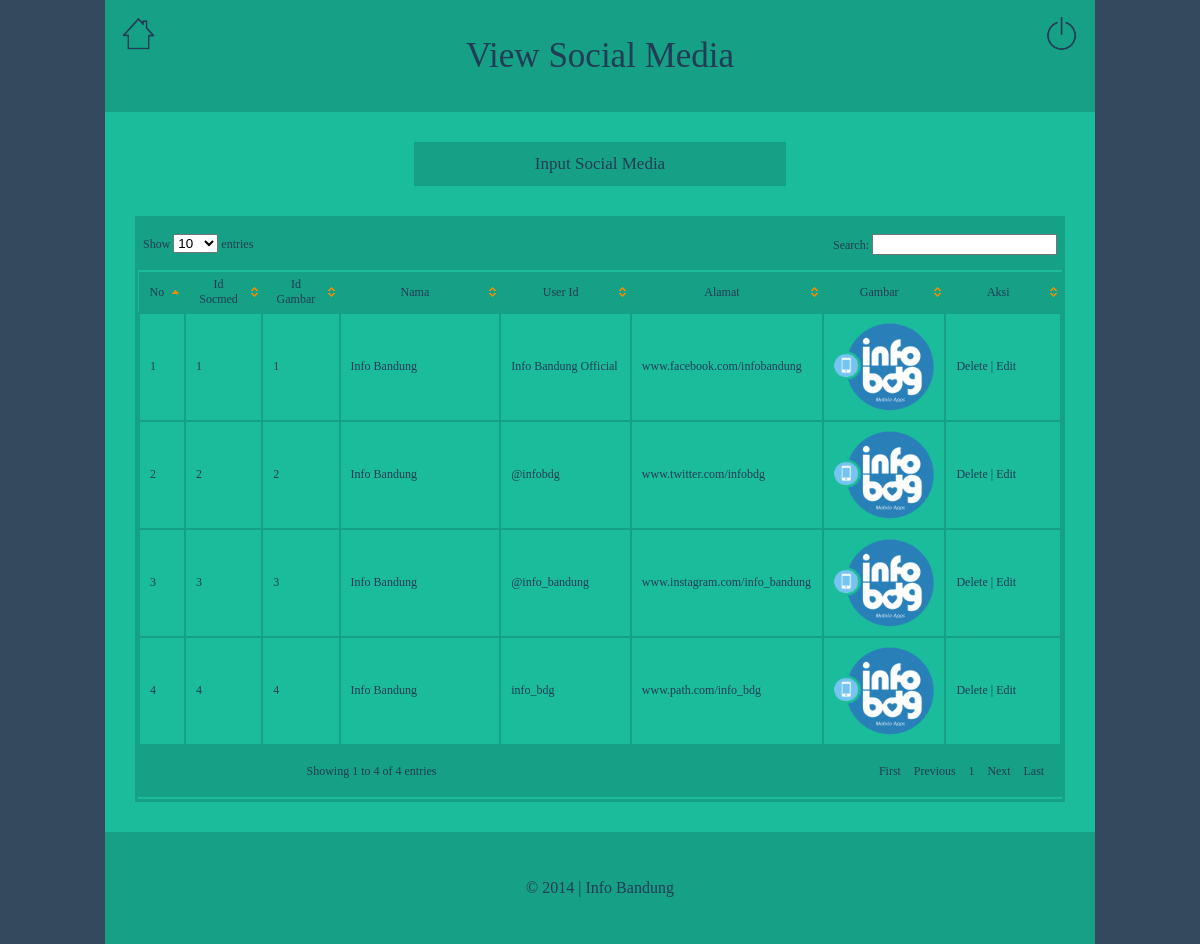
The app's page /info-bandung-admin/edit-social-media/view_data.php (signed in) with its own data.
### tables this page shows
CREATE TABLE IF NOT EXISTS `t_socmed` (
  `id_socmed` int(20) NOT NULL AUTO_INCREMENT,
  `id_gambar_socmed` int(20) NOT NULL,
  `nama_socmed` varchar(50) NOT NULL,
  `userid_socmed` varchar(50) DEFAULT NULL,
  `alamat_socmed` varchar(50) DEFAULT NULL,
  `gambar` varchar(250) NOT NULL,
  PRIMARY KEY (`id_socmed`)
);

### info-bandung-admin/edit-social-media/view_data.php (the view, shortened to what this page needs)
<?php require_once('../koneksi/koneksi.php'); ?>
<?php
$query = "SELECT * FROM t_socmed";
$datatables = mysql_query($query, $koneksi) or die(mysql_error());
$row_datatables = mysql_fetch_assoc($datatables);
?>
<!DOCTYPE html PUBLIC "-//W3C//DTD XHTML 1.0 Transitional//EN" "http://www.w3.org/TR/xhtml1/DTD/xhtml1-transitional.dtd">
<html xmlns="http://www.w3.org/1999/xhtml">
<head>
	<link rel="stylesheet" href="../css/style.css" />
</head>
<body>
	<div class="content-socmed">
		<header>
			<div class="judul">
				<div id="kanan">
					<a href= "../login/logout.php">
						<img src="../gambar/shutdown1.png" id="shutdown" title="Logout">
					</a>
				</div>
				<div id="kiri">
					<a href="../index.php">
						<img src="../gambar/home1.png" id="rumah" title="Home">
					</a>
				</div>
				<center>
					<h3>View Social Media</h3>
				</center>
			</div>
		</header>
		<div class="isi">
			<center>
				<a href="index.php">
					<input type="button" class="tombol"  value="Input Social Media">
				</a>
				<div class="border">
					<table align="center" cellspacing="3" cellpadding="3" align="center" border="0" class="display" id="example">
						<thead>
							 <tr>
								<th>No</th>
								<th>Id Socmed</th>
								<th>Id Gambar</th>
								<th width="150px">Nama</th>
								<th width="120px">User Id</th>
								<th>Alamat</th>
								<th>Gambar</th>
								<th width="105px">Aksi</th>
							 </tr>
						 </thead>
					  <tbody>
					  <?php do { ?>
						<tr>
							<td><?php echo $c=$c+1;?></td>
							<td><?php echo $row_datatables['id_socmed']; ?></td>
							<td><?php echo $row_datatables['id_gambar_socmed']; ?></td>
							<td><?php echo $row_datatables['nama_socmed']; ?></td>
							<td><?php echo $row_datatables['userid_socmed']; ?></td>
							<td><?php echo $row_datatables['alamat_socmed']; ?></td>
							<td><a href="../../gambar/info_bandung/gambar_daftar_socmed/<?php echo $row_datatables['gambar'];?>" target="_blank"><img src="../../gambar/info_bandung/gambar_daftar_socmed/<?php echo $row_datatables['gambar'];?>" width="100" height="100" title="<?php echo $row_datatables['gambar'];?>"></a></td>
							<td id ="edit-links">
								<a href="delete.php?id_socmed=<?php echo $row_datatables['id_socmed']; ?>" onClick="return confirm('Apakah Anda yakin akan menghapus data ini?')">Delete</a> |
								<a href="edit.php?id_socmed=<?php echo $row_datatables['id_socmed']; ?>">Edit</a>
							</td>
						</tr>
						<?php } while ($row_datatables = mysql_fetch_assoc($datatables)); ?>
					   </tbody>
					</table>
				</div>
			</center>
		</div>
		<div class="footer">
			<center>
				<ul id ="footer-links">
					<li>
						<p>&copy 2014 | Info Bandung</p>
					</li>
				</ul>
			</center>
		</div>
	</div>
</body>
</html>

### info-bandung-admin/css/style.css (style rules this page uses)
html { background-color:#34495e; background-repeat:no-repeat; background-position:top; -webkit-background-size: cover; -moz-background-size: cover; -o-background-size: cover; background-size: cover; font-family:Corbert; font-weight:lighter; color:#233c55; }
body { margin:0; }
a { text-decoration:none; color:#233c55; }
h3 { font-size:35px; text-align:center; font-weight:lighter; color:#233c55; margin-bottom:35px; margin-top:35px; }
img#rumah { width:35px; height:35px; border-radius:0px; margin:5px; padding:8px; border:2px solid #16a085; background-color:none; float:left; }
img#shutdown { width:35px; height:35px; border-radius:0px; margin:5px; padding:8px; border:2px solid #16a085; background-color:none; float:right; }
ul#footer-links { list-style:none; margin:0px; padding:20px; }
ul#footer-links li { list-style:none; text-align:center; position:relative; padding:10px; }
.footer p { text-decoration:none; font-size:12pt; font-family:arial; color:#233c55; font-family:Corbert; }
.footer { background-color:#16a085; border:1px solid #16a085; }
table { width:90%; border:none; }
tr { height:40px; }
.isi { margin:auto; padding:30px; border-radius: 0px; border:2px solid #233c55; background-color:#1abc9c; border:none; }
.judul { background-color:#16a085; border:1px solid #16a085; }
.tombol { color: #233c55; font-family:Corbert; font-size:17px; text-align:center; width:40%; background-color:#16a085; border:0px; padding:10px; border:2px solid #16a085; border-radius:0px; }
.border { border: 3px solid #16a085; }
.content-socmed { padding:0px; border:none; bottom: 0; right: 0; top: 0; left:0; margin-left: auto; margin-right: auto; left: 0; right: 0; width: 990px; height:auto; border:none; }

### info-bandung-admin/media/css/demo_table_jui.css (style rules this page uses)
table.display thead th { padding: 3px 0px 3px 10px; cursor: pointer; * cursor: hand; }
table.display { margin: 0 auto; width: 100%; clear: both; border-collapse: collapse; }
table.display td { padding: 3px 10px; background-color:#1abc9c; border:2px solid #16a085; }
tr.odd { background-color: #E2E4FF; }
tr.even { background-color: white; }
tr.odd td.sorting_1 { background-color: #1ABC9C; border:2px solid #16a085; }
tr.even td.sorting_1 { background-color: #1ABC9C; border:2px solid #16a085; }

### info-bandung-admin/edit-social-media/view_data.php (style rules this page uses)
body { font-family: Corbert; font-size: 12px; }

### records on screen
t_socmed: id_socmed "1", id_gambar_socmed "1", nama_socmed "Info Bandung", userid_socmed "Info Bandung Official", alamat_socmed "www.facebook.com/infobandung", gambar (picture)
t_socmed: c "2", id_socmed "2", id_gambar_socmed "2", nama_socmed "Info Bandung", userid_socmed "@infobdg", alamat_socmed "www.twitter.com/infobdg", gambar (picture)
t_socmed: c "3", id_socmed "3", id_gambar_socmed "3", nama_socmed "Info Bandung", userid_socmed "@info_bandung", alamat_socmed "www.instagram.com/info_bandung", gambar (picture)
t_socmed: c "4", id_socmed "4", id_gambar_socmed "4", nama_socmed "Info Bandung", userid_socmed "info_bdg", alamat_socmed "www.path.com/info_bdg", gambar (picture)
